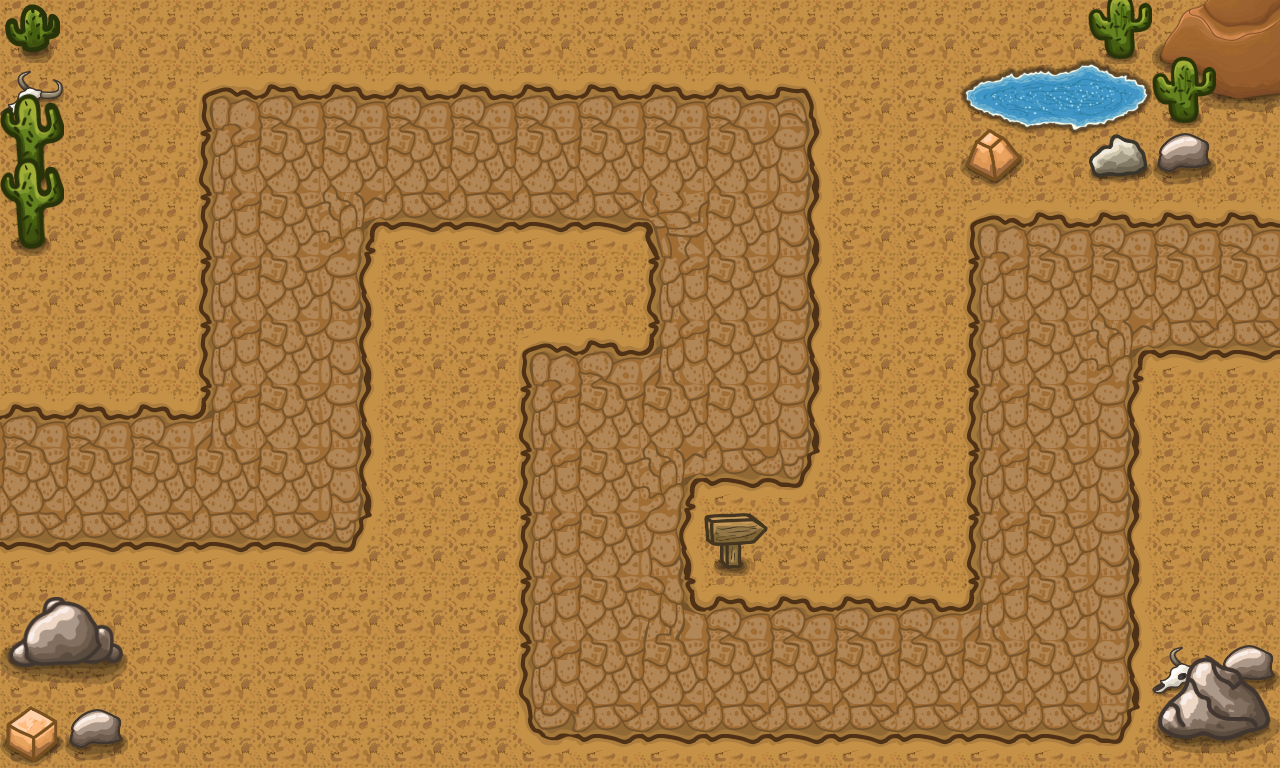

The image is a tile-based game level rendered from a .tmx file. Its description and complete source (layers, tilesets, objects, tile grids) follow:
An orthogonal 20x12 tile map with 64x64 px tiles, 5 tile layers (Dirt, Pathing, Details 1, Details 2, ...).

<map version="1.10" tiledversion="1.10.2" orientation="orthogonal" renderorder="right-down" width="20" height="12" tilewidth="64" tileheight="64" infinite="0" nextlayerid="6" nextobjectid="1">
 <tileset firstgid="1" source="tileset.tsx" />
 <layer id="1" name="Dirt" width="20" height="12">
  <data encoding="csv">
16,16,16,16,16,16,16,16,16,16,16,16,16,16,16,16,16,16,16,16,
16,16,16,16,16,16,16,16,16,16,16,16,16,16,16,16,16,16,16,16,
16,16,16,16,16,16,16,16,16,16,16,16,16,16,16,16,16,16,16,16,
16,16,16,16,16,16,16,16,16,16,16,16,16,16,16,16,16,16,16,16,
16,16,16,16,16,16,16,16,16,16,16,16,16,16,16,16,16,16,16,16,
16,16,16,16,16,16,16,16,16,16,16,16,16,16,16,16,16,16,16,16,
16,16,16,16,16,16,16,16,16,16,16,16,16,16,16,16,16,16,16,16,
16,16,16,16,16,16,16,16,16,16,16,16,16,16,16,16,16,16,16,16,
16,16,16,16,16,16,16,16,16,16,16,16,16,16,16,16,16,16,16,16,
16,16,16,16,16,16,16,16,16,16,16,16,16,16,16,16,16,16,16,16,
16,16,16,16,16,16,16,16,16,16,16,16,16,16,16,16,16,16,16,16,
16,16,16,16,16,16,16,16,16,16,16,16,16,16,16,16,16,16,16,16
</data>
 </layer>
 <layer id="2" name="Pathing" width="20" height="12">
  <data encoding="csv">
0,0,0,0,0,0,0,0,0,0,0,0,0,0,0,0,0,0,0,0,
0,0,0,4,5,5,5,5,5,5,5,5,6,0,0,0,0,0,0,0,
0,0,0,18,19,19,19,19,19,19,19,19,20,0,0,0,0,0,0,0,
0,0,0,18,19,22,33,33,33,33,21,19,20,0,0,4,5,5,5,5,
0,0,0,18,19,20,0,0,0,0,18,19,20,0,0,18,19,19,19,19,
0,0,0,18,19,20,0,0,4,5,7,19,20,0,0,18,19,22,33,33,
5,5,5,7,19,20,0,0,18,19,19,19,20,0,0,18,19,20,0,0,
19,19,19,19,19,20,0,0,18,19,22,33,34,0,0,18,19,20,0,0,
33,33,33,33,33,34,0,0,18,19,20,0,0,0,0,18,19,20,0,0,
0,0,0,0,0,0,0,0,18,19,8,5,5,5,5,7,19,20,0,0,
0,0,0,0,0,0,0,0,18,19,19,19,19,19,19,19,19,20,0,0,
0,0,0,0,0,0,0,0,32,33,33,33,33,33,33,33,33,34,0,0
</data>
 </layer>
 <layer id="3" name="Details 1" width="20" height="12">
  <data encoding="csv">
49,0,0,0,0,0,0,0,0,0,0,0,0,0,0,0,0,0,127,128,
48,0,0,0,0,0,0,0,0,0,0,0,0,0,0,0,0,0,141,142,
0,0,0,0,0,0,0,0,0,0,0,0,0,0,0,44,0,0,0,0,
0,0,0,0,0,0,0,0,0,0,0,0,0,0,0,0,0,0,0,0,
0,0,0,0,0,0,0,0,0,0,0,0,0,0,0,0,0,0,0,0,
0,0,0,0,0,0,0,0,0,0,0,0,0,0,0,0,0,0,0,0,
0,0,0,0,0,0,0,0,0,0,0,0,0,0,0,0,0,0,0,0,
0,0,0,0,0,0,0,0,0,0,0,0,0,0,0,0,0,0,0,0,
0,0,0,0,0,0,0,0,0,0,0,0,0,0,0,0,0,0,0,0,
0,0,0,0,0,0,0,0,0,0,0,0,0,0,0,0,0,0,0,0,
0,0,0,0,0,0,0,0,0,0,0,0,0,0,0,0,0,0,48,46,
0,0,0,0,0,0,0,0,0,0,0,0,0,0,0,0,0,0,0,0
</data>
 </layer>
 <layer id="4" name="Details 2" width="20" height="12">
  <data encoding="csv">
0,0,0,0,0,0,0,0,0,0,0,0,0,0,0,0,0,72,58,0,
57,0,0,0,0,0,0,0,0,0,0,0,0,0,0,0,0,0,72,0,
71,0,0,0,0,0,0,0,0,0,0,0,0,0,0,0,0,43,46,0,
0,0,0,0,0,0,0,0,0,0,0,0,0,0,0,0,0,0,0,0,
0,0,0,0,0,0,0,0,0,0,0,0,0,0,0,0,0,0,0,0,
0,0,0,0,0,0,0,0,0,0,0,0,0,0,0,0,0,0,0,0,
0,0,0,0,0,0,0,0,0,0,0,0,0,0,0,0,0,0,0,0,
0,0,0,0,0,0,0,0,0,0,0,0,0,0,0,0,0,0,0,0,
0,0,0,0,0,0,0,0,0,0,0,47,0,0,0,0,0,0,0,0,
0,0,0,0,0,0,0,0,0,0,0,0,0,0,0,0,0,0,0,0,
0,0,0,0,0,0,0,0,0,0,0,0,0,0,0,0,0,0,87,88,
0,0,0,0,0,0,0,0,0,0,0,0,0,0,0,0,0,0,101,102
</data>
 </layer>
 <layer id="5" name="Details 3" width="20" height="12">
  <data encoding="csv">
0,0,0,0,0,0,0,0,0,0,0,0,0,0,0,119,120,121,0,0,
0,0,0,0,0,0,0,0,0,0,0,0,0,0,0,133,134,135,0,0,
57,0,0,0,0,0,0,0,0,0,0,0,0,0,0,147,148,149,0,0,
71,0,0,0,0,0,0,0,0,0,0,0,0,0,0,0,0,0,0,0,
0,0,0,0,0,0,0,0,0,0,0,0,0,0,0,0,0,0,0,0,
0,0,0,0,0,0,0,0,0,0,0,0,0,0,0,0,0,0,0,0,
0,0,0,0,0,0,0,0,0,0,0,0,0,0,0,0,0,0,0,0,
0,0,0,0,0,0,0,0,0,0,0,0,0,0,0,0,0,0,0,0,
0,0,0,0,0,0,0,0,0,0,0,0,0,0,0,0,0,0,0,0,
93,94,0,0,0,0,0,0,0,0,0,0,0,0,0,0,0,0,0,0,
107,108,0,0,0,0,0,0,0,0,0,0,0,0,0,0,0,0,0,0,
45,46,0,0,0,0,0,0,0,0,0,0,0,0,0,0,0,0,0,0
</data>
 </layer>
</map>
